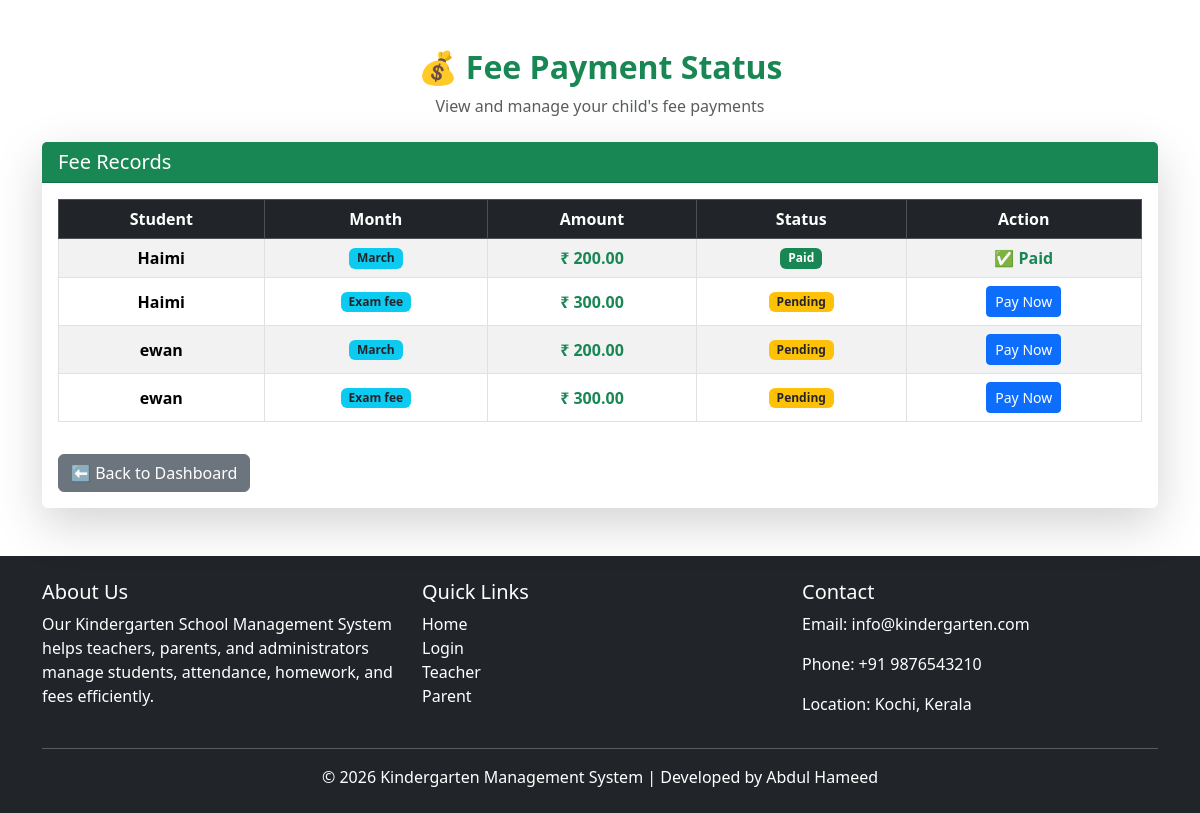
The app's page /parent/fees/ (signed in), older data.
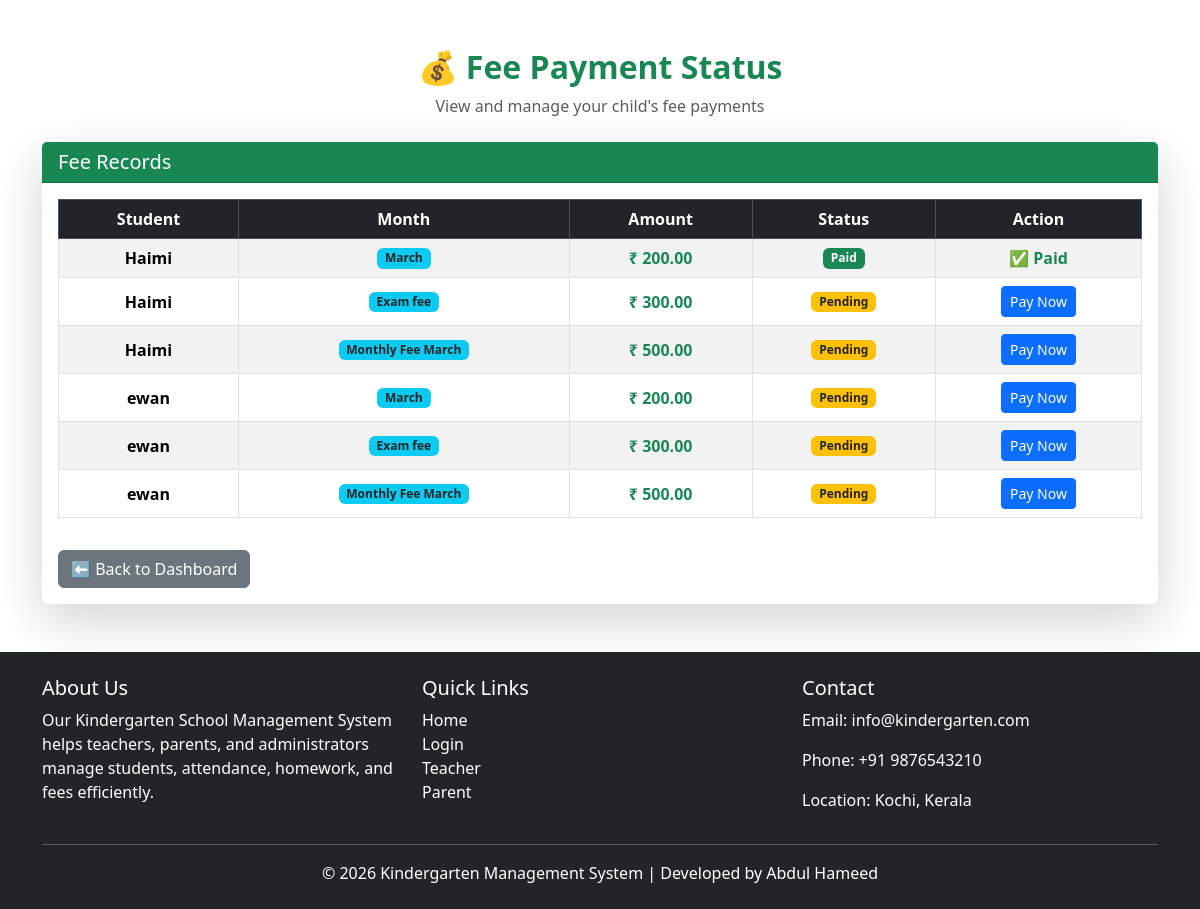
The same page, newer data.
### MUN_APP/models.py (models this page shows, shortened)
class FeePayment(models.Model):
    student = models.ForeignKey(Student, on_delete=models.CASCADE)
    fee = models.ForeignKey(Fee, on_delete=models.CASCADE)
    stripe_session_id = models.CharField(max_length=255, blank=True, null=True)
    paid_on = models.DateField(blank=True, null=True)
    status = models.CharField(
        max_length=20,
        choices=(('Paid', 'Paid'), ('Pending', 'Pending')),
        default='Pending'
    )

class Student(models.Model):
    full_name = models.CharField(max_length=200)
    dob = models.DateField()
    admission_no = models.CharField(max_length=100, unique=True)
    parent = models.ForeignKey(
        userRegistration,
        on_delete=models.CASCADE,
        limit_choices_to={'role': 'parent'}
    )
    class_section = models.ForeignKey(ClassSection, on_delete=models.SET_NULL, null=True)
    address = models.TextField(blank=True, null=True)

class Fee(models.Model):
    class_section = models.ForeignKey(ClassSection, on_delete=models.CASCADE)
    month = models.CharField(max_length=20)
    amount = models.DecimalField(max_digits=10, decimal_places=2)

### MUN_APP/views.py (the view)
# urls.py: path("parent/fees/", views.parentFees, name="parent_fees"),
def parentFees(request):
    parent_id = request.session.get("user_id")
    students = Student.objects.filter(parent_id=parent_id)
    fees = FeePayment.objects.filter(student__in=students)
    return render(request, "parent/fee_status.html", {"fees": fees})

### MUN_APP/templates/parent/fee_status.html
<link href="https://cdn.jsdelivr.net/npm/bootstrap@5.3.2/dist/css/bootstrap.min.css" rel="stylesheet">
<div class="container mt-5">
    <div class="text-center mb-4">
        <h2 class="fw-bold text-success">💰 Fee Payment Status</h2>
        <p class="text-muted">View and manage your child's fee payments</p>
    </div>
    <div class="card shadow-lg border-0">
        <div class="card-header bg-success text-white">
            <h5 class="mb-0">Fee Records</h5>
        </div>
        <div class="card-body">
            <div class="table-responsive">
                <table class="table table-striped table-hover table-bordered align-middle text-center">
                    <thead class="table-dark">
                        <tr>
                            <th>Student</th>
                            <th>Month</th>
                            <th>Amount</th>
                            <th>Status</th>
                            <th>Action</th>
                        </tr>
                    </thead>
                    <tbody>
                        {% for f in fees %}
                        <tr>
                            <td class="fw-semibold">{{ f.student.full_name }}</td>
                            <td>
                                <span class="badge bg-info text-dark">
                                    {{ f.fee.month }}
                                </span>
                            </td>
                            <td class="fw-bold text-success">
                                ₹ {{ f.fee.amount }}
                            </td>
                            <td>
                                {% if f.status == "Pending" %}
                                <span class="badge bg-warning text-dark">
                                    Pending
                                </span>
                                {% else %}
                                <span class="badge bg-success">
                                    Paid
                                </span>
                                {% endif %}
                            </td>
                            <td>
                                {% if f.status == "Pending" %}
                                <a href="{% url 'pay_fee' f.id %}" class="btn btn-primary btn-sm">
                                    Pay Now
                                </a>
                                {% else %}
                                <span class="text-success fw-bold">✅ Paid</span>
                                {% endif %}
                            </td>
                        </tr>
                        {% empty %}
                        <tr>
                            <td colspan="5" class="text-muted p-4">
                                No fee records found
                            </td>
                        </tr>
                        {% endfor %}
                    </tbody>
                </table>
            </div>
            <div class="mt-3">
                <a href="{% url 'parent_dashboard' %}" class="btn btn-secondary">
                    ⬅ Back to Dashboard
                </a>
            </div>
        </div>
    </div>
</div>
{% include "footer.html" %}

### MUN_APP/templates/footer.html
<footer class="bg-dark text-white mt-5">
    <div class="container py-4">
        <div class="row">
            <div class="col-md-4">
                <h5>About Us</h5>
                <p>
                    Our Kindergarten School Management System helps teachers,
                    parents, and administrators manage students, attendance,
                    homework, and fees efficiently.
                </p>
            </div>
            <div class="col-md-4">
                <h5>Quick Links</h5>
                <ul class="list-unstyled">
                    <li><a href="/" class="text-white text-decoration-none">Home</a></li>
                    <li><a href="/login/" class="text-white text-decoration-none">Login</a></li>
                    <li><a href="/teacher/dashboard/" class="text-white text-decoration-none">Teacher</a></li>
                    <li><a href="/parent/dashboard/" class="text-white text-decoration-none">Parent</a></li>
                </ul>
            </div>
            <div class="col-md-4">
                <h5>Contact</h5>
                <p>Email: info@kindergarten.com</p>
                <p>Phone: +91 9876543210</p>
                <p>Location: Kochi, Kerala</p>
            </div>
        </div>
        <hr class="bg-light">
        <div class="text-center">
            <p class="mb-0">
                © 2026 Kindergarten Management System | Developed by Abdul Hameed
            </p>
        </div>
    </div>
</footer>

Row changes from the older to the newer data that the page shows:
added FeePayment: student.full_name "Haimi", fee.month "Monthly Fee March", fee.amount "500.00", status "Pending"
added FeePayment: student.full_name "ewan", fee.month "Monthly Fee March", fee.amount "500.00", status "Pending"
